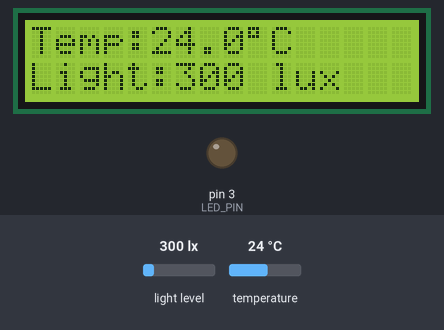
Simulated run of this sketch. Board: Arduino Uno, built with avr-gcc and run on an emulated ATmega328P. Shown: 16×2 character LCD, output pins drawn as LEDs (lit = HIGH). The test bench sets the inputs (shaded band); at power-on: light level 300 lx, temperature 24 °C. What the sketch prints to the serial monitor is not drawn.

Above: at 1.2 s.
1.3 s: light level set to 106 lx
At 3.8 s:
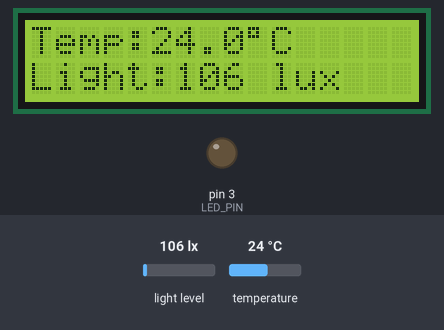
4.1 s: light level set to 94 lx
At 5.1 s:
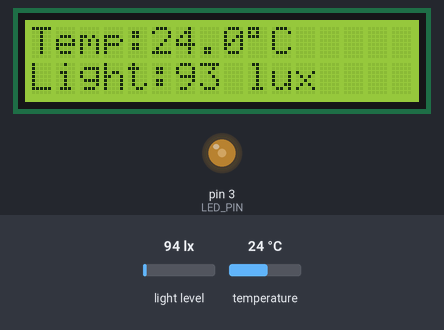
6.6 s: light level set to 34 lx
At 8.4 s:
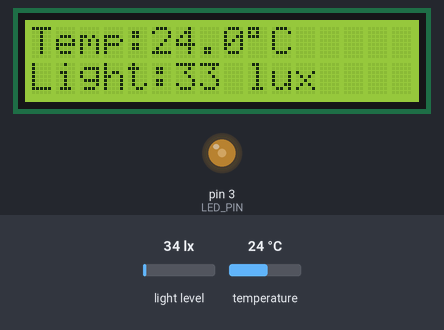
9.5 s: light level set to 28 lx
At 10.7 s:
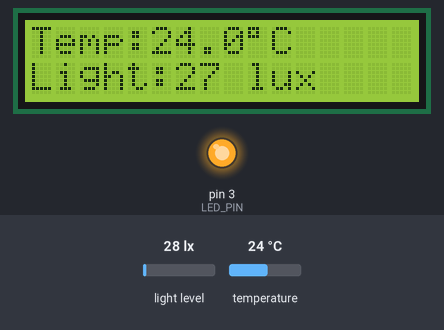
12.0 s: temperature set to 12 °C
At 14.0 s:
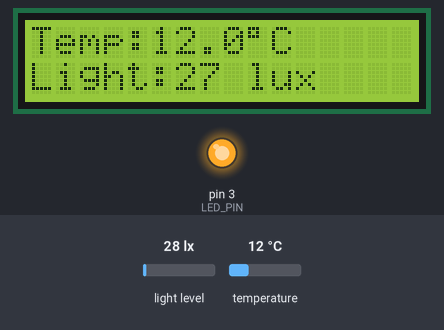
14.9 s: temperature set to 19 °C
At 16.3 s:
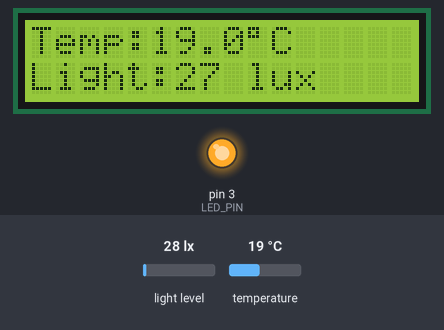
Timing chart, 0 to 17.9 s (numbered marks = the images above; inputs shaded):
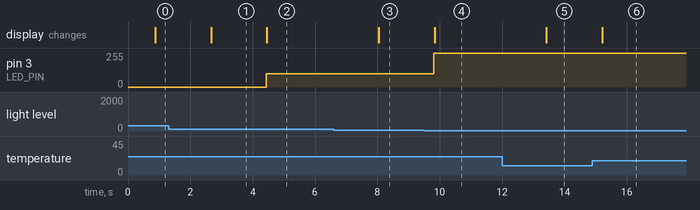

Measured:
- the behaviour switches between 101 and 100 lx on light level (found by bisection; images 1 and 2)
- the behaviour switches between 31 and 30 lx on light level (found by bisection; images 3 and 4)
- after the input at 1.3 s, the display: changes after 1.4 s (image 1)
- after the input at 4.1 s, pin 3 (LED_PIN): 0/255 → 100/255 after 0.33 s; the display: changes after 0.36 s (image 2)
- after the input at 6.6 s, the display: changes after 1.4 s (image 3)
- after the input at 9.5 s, pin 3 (LED_PIN): 100/255 → 255/255 after 0.31 s; the display: changes after 0.33 s (image 4)
- after the input at 12.0 s, the display: changes after 1.4 s (image 5)
- after the input at 14.9 s, the display: changes after 0.31 s (image 6)

The sketch:

Temp_LED_Code.ino
```cpp
#include <Wire.h>
#include <BH1750.h>
#include <OneWire.h>
#include <DallasTemperature.h>
#include <LiquidCrystal_I2C.h>  // LCD library

// Pin Definitions
#define ONE_WIRE_BUS 2    // DS18B20 data pin connected to D2
#define LED_PIN 3         // LED connected to D3 (PWM capable)

// Sensor and Display Objects
OneWire oneWire(ONE_WIRE_BUS);
DallasTemperature sensors(&oneWire);
BH1750 lightMeter;
LiquidCrystal_I2C lcd(0x27, 16, 2); // Check address: 0x27 or 0x3F for your LCD

void setup() {
  Serial.begin(9600);
  Wire.begin();

  sensors.begin();
  lightMeter.begin();
  lcd.init();          // Initialize LCD
  lcd.backlight();     // Turn on backlight

  pinMode(LED_PIN, OUTPUT);

  Serial.println("System Initialized: DS18B20 + BH1750 + LCD + Adaptive LED");
}

void loop() {
  // Read Temperature
  sensors.requestTemperatures();
  float temperatureC = sensors.getTempCByIndex(0);

  // Read Light Intensity
  float lux = lightMeter.readLightLevel();

  // Print readings to Serial Monitor
  Serial.print("Temperature: ");
  Serial.print(temperatureC);
  Serial.print(" *C | Light: ");
  Serial.print(lux);
  Serial.println(" lux");

  // Adaptive LED Lighting based on Lux
  if (lux < 30) {
    analogWrite(LED_PIN, 255);   // Very dark: Full brightness
  }
  else if (lux >= 30 && lux <= 100) {
    analogWrite(LED_PIN, 100);   // Medium light: Dim brightness
  }
  else {
    analogWrite(LED_PIN, 0);     // Very bright: LED OFF
  }

  // Display on LCD
  lcd.clear();
  lcd.setCursor(0, 0);
  lcd.print("Temp:");
  lcd.print(temperatureC, 1); // 1 decimal place
  lcd.print((char)223);       // Degree symbol
  lcd.print("C");

  lcd.setCursor(0, 1);
  lcd.print("Light:");
  lcd.print(lux, 0);          // 0 decimal places
  lcd.print(" lux");

  delay(1000); // 1 second delay between updates
}
```
